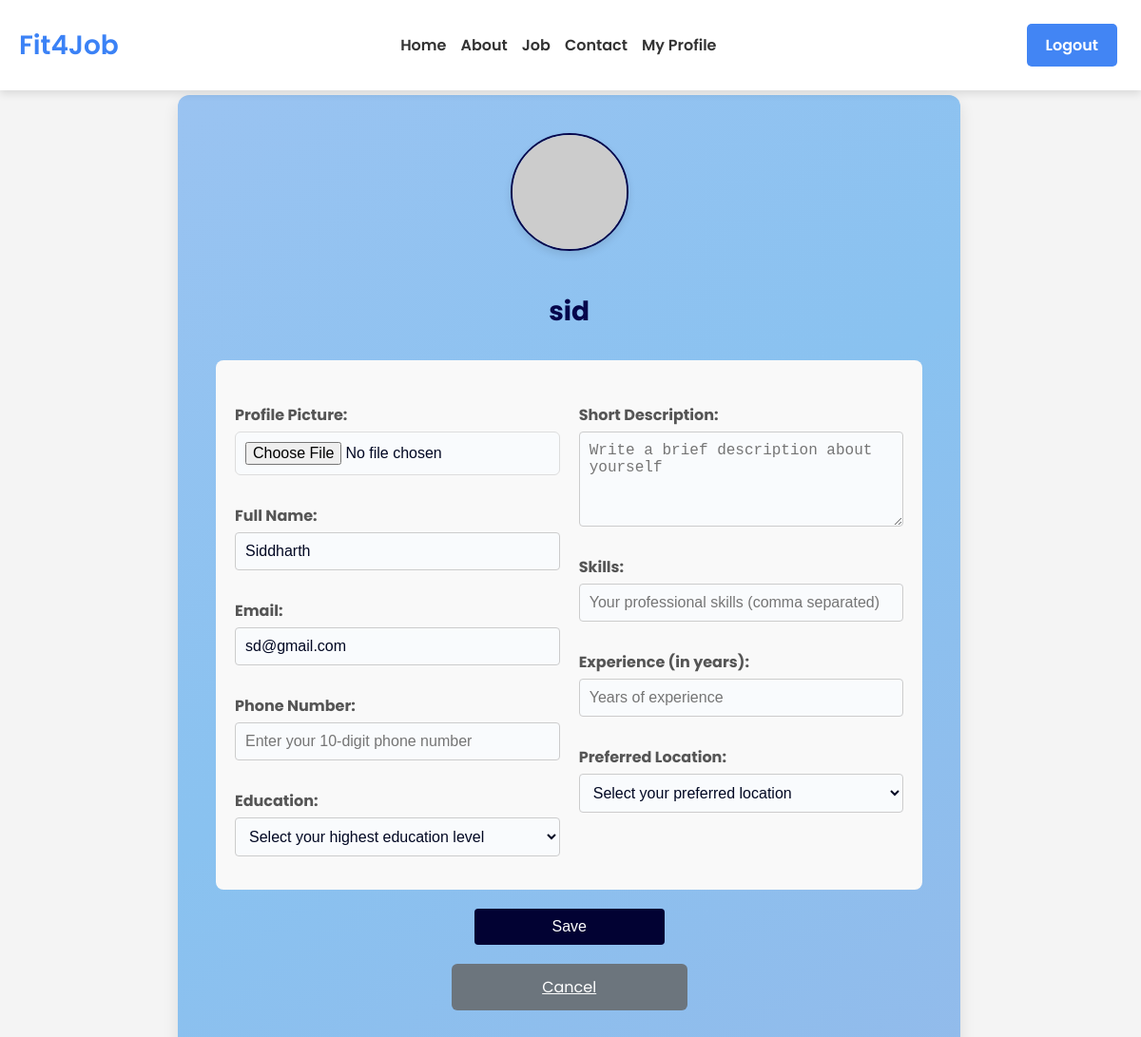
The app's page /profile/ (signed in), older data.
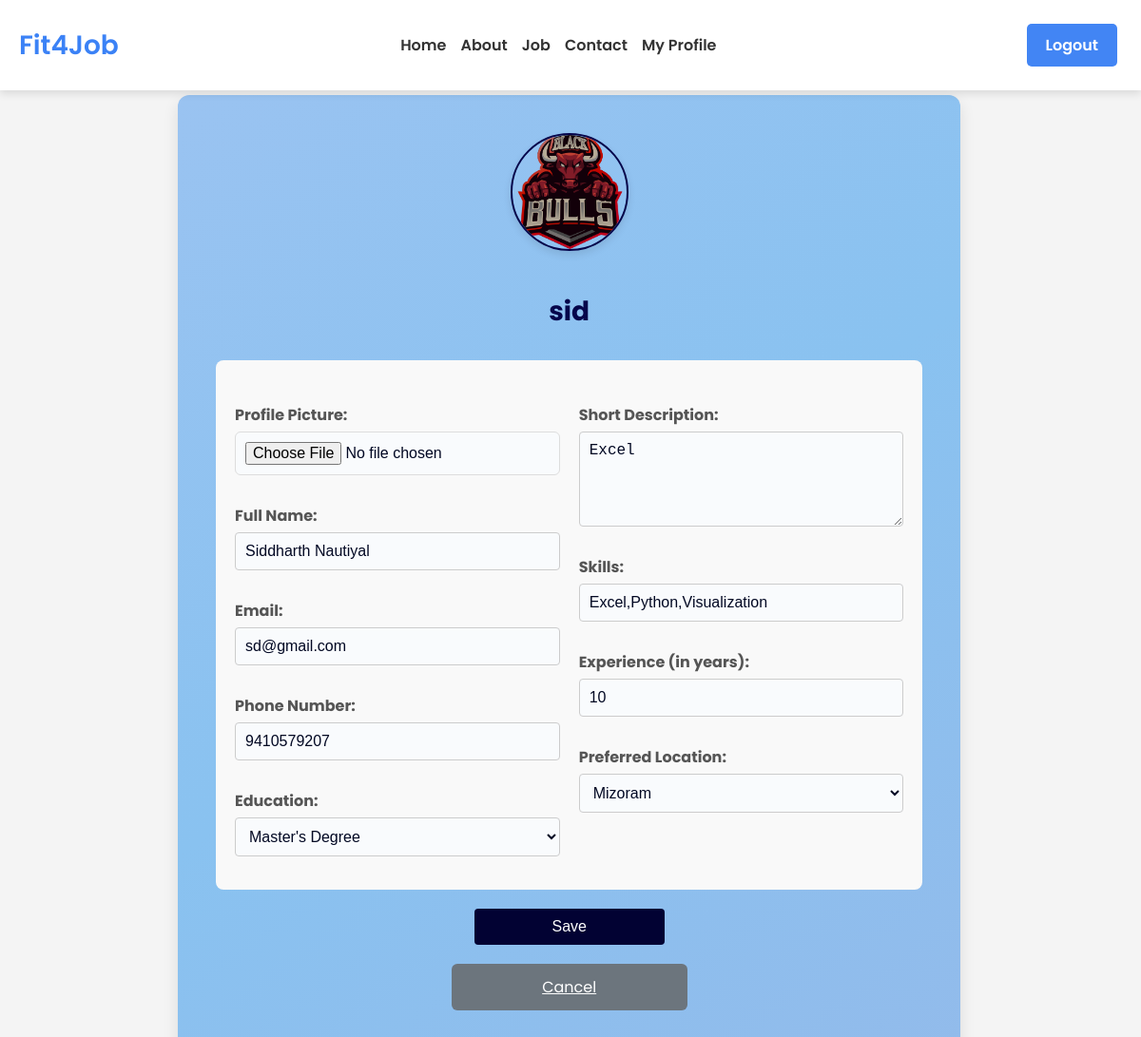
The same page, newer data.
### ats_app/models.py (models this page shows, shortened)
class Profile(models.Model):
    user = models.OneToOneField(User, on_delete=models.CASCADE)
    full_name = models.CharField(max_length=255)
    phone_number = models.CharField(max_length=15, blank=True)
    profile_picture = models.ImageField(upload_to='profile_pictures/', blank=True, null=True)
    description = models.TextField(blank=True)
    education = models.CharField(max_length=255, blank=True)
    skills = models.CharField(max_length=255, blank=True)
    experience = models.TextField(blank=True)
    preferred_location = models.CharField(max_length=255, blank=True)

### ats_app/views.py (the view, shortened to what this page needs)
# urls.py: path('profile/', profile_view, name='profile'),
def profile_view(request):
    if 'username' in request.session:
        user = User.objects.get(id=request.session['user_id'])
        profile, created = Profile.objects.get_or_create(user=user)
        context = {
            'profile': profile,
            'user': user,  # Pass the user object to the context
        }
        return render(request, 'main/profile.html', context)
    messages.warning(request, 'You need to be logged in to view your profile.')
    return redirect('signin')

### templates/main/profile.html (shortened to what the changed rows need)
{% extends 'base.html' %}
{% block content %}
<div class="profile-container">
    {% if profile.profile_picture %}
        <img src="{{ profile.profile_picture.url }}" alt="Profile Picture" class="profile-picture">
    {% else %}
        <img src="https://via.placeholder.com/120" alt="Profile Picture" class="profile-picture">
    {% endif %}
    <h2>{{ request.session.username }}</h2>
    <form method="POST" enctype="multipart/form-data">
        <div class="form-container">
            <div class="form-row">
                <div class="form-column">
                    <div class="form-group">
                        <label for="full_name">Full Name:</label>
                        <input type="text" id="full_name" name="full_name" value="{{ profile.full_name }}" required placeholder="Enter your full name">
                    </div>
                    <div class="form-group">
                        <label for="phone_number">Phone Number:</label>
                        <input type="text" id="phone_number" name="phone_number"
                               value="{{ profile.phone_number }}"
                               pattern="^\d{10}$"
                               maxlength="10"
                               placeholder="Enter your 10-digit phone number"
                               required
                               inputmode="numeric"
                               title="Please enter a valid 10-digit phone number (only numbers)">
                    </div>
                    <div class="form-group">
                        <label for="education">Education:</label>
                        <select id="education" name="education" required>
                            <option value="" disabled {% if not profile.education %}selected{% endif %}>Select your highest education level</option>
                            <option value="Master's Degree" {% if profile.education == "Master's Degree" %}selected{% endif %}>Master's Degree</option>
                        </select>
                    </div>
                </div>
                <div class="form-column">
                    <div class="form-group">
                        <label for="description">Short Description:</label>
                        <textarea id="description" name="description" placeholder="Write a brief description about yourself">{{ profile.description }}</textarea>
                    </div>
                    <div class="form-group">
                        <label for="skills">Skills:</label>
                        <input type="text" id="skills" name="skills" value="{{ profile.skills }}" placeholder="Your professional skills (comma separated)">
                    </div>
                    <div class="form-group">
                        <label for="experience">Experience (in years):</label>
                        <input type="number" id="experience" name="experience" value="{{ profile.experience }}" min="0" max="50" placeholder="Years of experience" required>
                    </div>
                    <div class="form-group">
                        <label for="preferred_location">Preferred Location:</label>
                        <select id="preferred_location" name="preferred_location" required>
                            <option value="" disabled {% if not profile.preferred_location %}selected{% endif %}>Select your preferred location</option>
                            <option value="Mizoram" {% if profile.preferred_location == 'Mizoram' %}selected{% endif %}>Mizoram</option>
                        </select>
                    </div>
                </div>
            </div>
        </div>
        <button type="submit" class="btn-submit">Save</button>
        <a href="{% url 'index' %}" class="button">Cancel</a>
    </form>
</div>
{% endblock %}

Row changes from the older to the newer data that the page shows:
changed Profile: profile_picture: picture added; full_name "Siddharth" → "Siddharth Nautiyal"; phone_number (not shown) → "9410579207"; education "Select your highest education level" → "Master's Degree"; description (not shown) → "Excel"; skills (not shown) → "Excel,Python,Visualization"; experience (not shown) → "10"; preferred_location "Select your preferred location" → "Mizoram"
